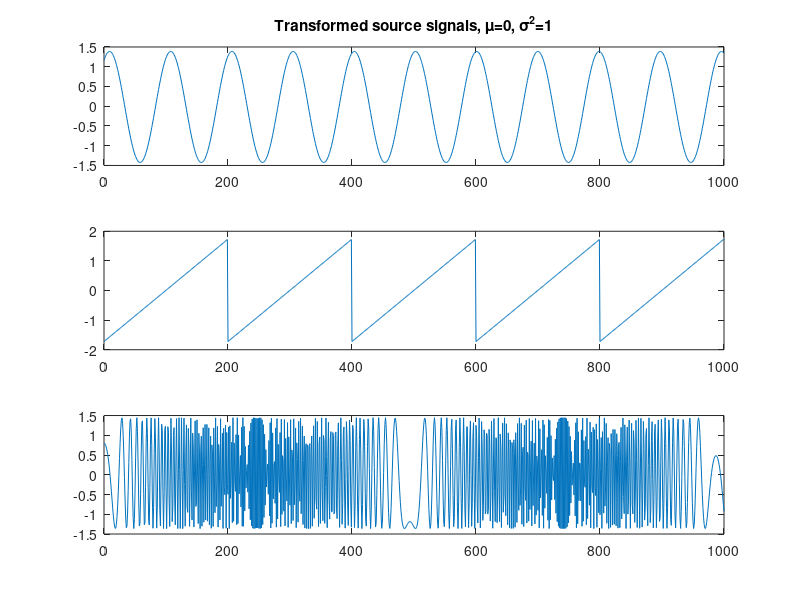

This figure's MATLAB source: (Note: this script raises an error after producing the figure.)
function [xx  x]= gen()
%Generating the sources (Doubles indicate tilde, f.eks. xx=x.tilde)
    tt=[0:0.1:100]; 
    vv=sin(1+tt*2/pi);
    w1=[-1:0.01:1-0.01];
    ww=[w1 w1 w1 w1 w1 1];
    uu=cos(1+tt.^2*2/pi);
    SS=[vv;ww;uu];

%Transform sources to mean=0
    myv=mean(vv);
    myu=mean(uu);
    myw=mean(ww);
    v=vv-myv;
    v=v/std(v);
    w=ww-myw;
    w=w/std(w);
    u=uu-myu;
    u=u/std(u);
    S=[v;w;u];
%Covariance matrices
    M=length(tt);
    ES=(S*S')./M;
%Plot the original sources transformed for reference
    subplot(3,1,1);
    plot(0:1000,S(1,:));
    title('Transformed source signals, \mu=0, \sigma^2=1');
    subplot(3,1,2);
    plot(0:1000,S(2,:));
    subplot(3,1,3);
    plot(0:1000,S(3,:));
    
% Mixing matrix
    A=[1 2 1 ; 3 4 5; 4 1 2];
    x=A*S;
    
%%%%%%%%%%%%%%%%%%%%%%%%%%%%%%%%%%%%%%%%
    EX=(x*x')./length(x);
%Transform x so the covariance matrix E[xx*xx']=I, using the inverse square
%root.
    Q=eigroot(EX);
    xx=Q\x;
    figure;
    subplot(3,1,1);
    plot(0:1000,xx(1,:));
    title('Transformed microphone signals');
    subplot(3,1,2);
    plot(0:1000,xx(2,:));
    subplot(3,1,3);
    plot(0:1000,xx(3,:));
end